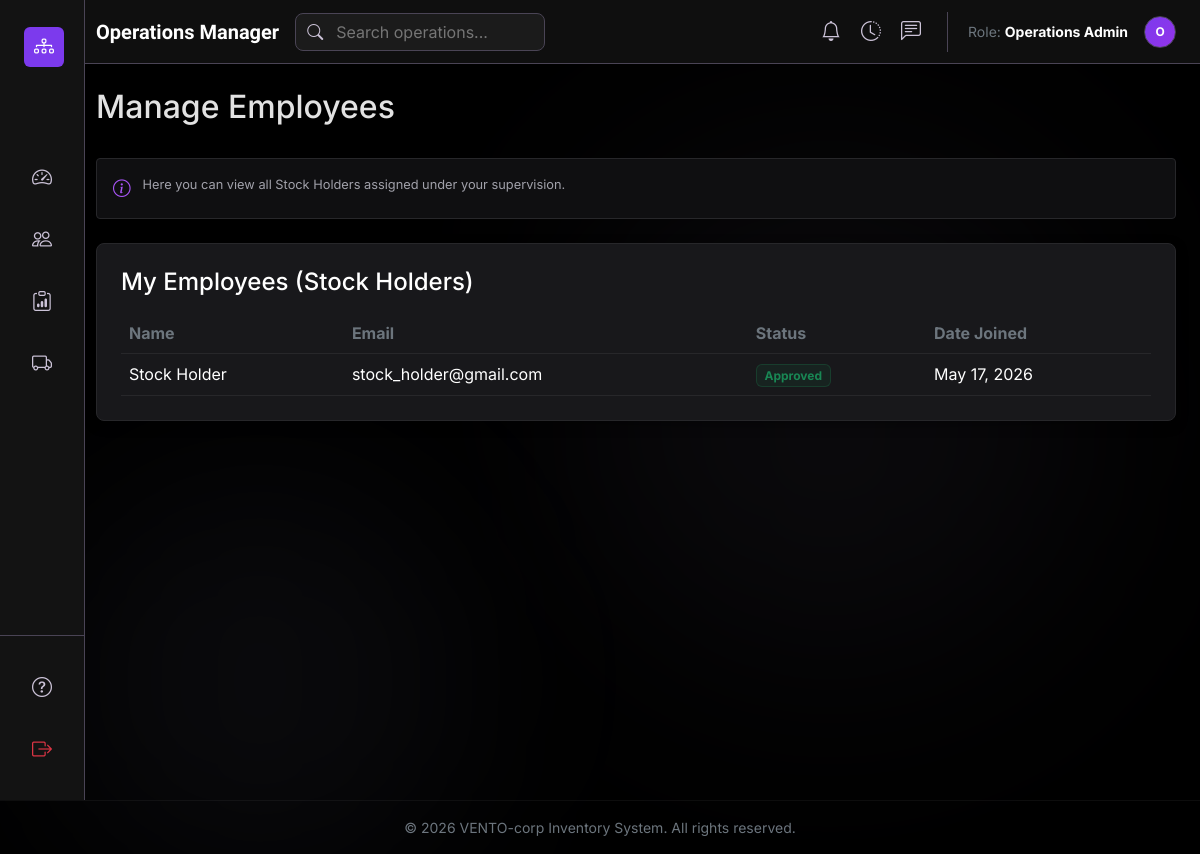
Page /public/admin/operations/employees.php (signed in) on the committed database.
### tables this page shows
CREATE TABLE `employees` (
  `id` int(11) NOT NULL,
  `first_name` varchar(50) NOT NULL,
  `last_name` varchar(50) NOT NULL,
  `email` varchar(100) NOT NULL,
  `password` varchar(255) NOT NULL,
  `role` enum('stock_holder','inventory_clerk','it_security') NOT NULL,
  `status` enum('pending','approved','rejected') DEFAULT 'pending',
  `application_file` varchar(255) DEFAULT NULL,
  `created_at` timestamp NOT NULL DEFAULT current_timestamp(),
  `updated_at` timestamp NOT NULL DEFAULT current_timestamp() ON UPDATE current_timestamp()
);

### public/admin/operations/employees.php (the view, shortened to what this page needs)
<?php
require_once '../../../config/db.php';
$emp_stmt = $pdo->prepare("SELECT first_name, last_name, email, status, created_at FROM employees WHERE role = 'stock_holder'");
$emp_stmt->execute();
$employees = $emp_stmt->fetchAll(PDO::FETCH_ASSOC);
require_once '../../../includes/operationManagerHeader.php';
?>
<div class="dashboard">
    <div class="d-flex justify-content-between align-items-center mb-4">
        <h2>Manage Employees</h2>
    </div>
    <div class="info-box mb-4">
        <i class="bi bi-info-circle"></i>
        <span>Here you can view all Stock Holders assigned under your supervision.</span>
    </div>
    <div class="card p-4 mt-4">
        <h4 class="mb-3 text-white">My Employees (Stock Holders)</h4>
        <div class="table-responsive">
            <table class="table table-dark table-hover mb-0">
                <thead>
                    <tr>
                        <th class="text-secondary">Name</th>
                        <th class="text-secondary">Email</th>
                        <th class="text-secondary">Status</th>
                        <th class="text-secondary">Date Joined</th>
                    </tr>
                </thead>
                <tbody>
                    <?php if (count($employees) > 0): ?>
                        <?php foreach ($employees as $emp): ?>
                            <tr>
                                <td><?php echo htmlspecialchars($emp['first_name'] . ' ' . $emp['last_name']); ?></td>
                                <td><?php echo htmlspecialchars($emp['email']); ?></td>
                                <td>
                                    <?php if ($emp['status'] === 'approved'): ?>
                                        <span class="badge text-success bg-success bg-opacity-10 border border-success border-opacity-25">Approved</span>
                                    <?php elseif ($emp['status'] === 'pending'): ?>
                                        <span class="badge text-warning bg-warning bg-opacity-10 border border-warning border-opacity-25">Pending</span>
                                    <?php else: ?>
                                        <span class="badge text-danger bg-danger bg-opacity-10 border border-danger border-opacity-25">Rejected</span>
                                    <?php endif; ?>
                                </td>
                                <td><?php echo date('M d, Y', strtotime($emp['created_at'])); ?></td>
                            </tr>
                        <?php endforeach; ?>
                    <?php else: ?>
                        <tr>
                            <td colspan="4" class="text-center text-secondary py-4">No employees found.</td>
                        </tr>
                    <?php endif; ?>
                </tbody>
            </table>
        </div>
    </div>
</div>
<?php
require_once '../../../includes/adminFooter.php';
?>

### includes/operationManagerHeader.php (style rules this page uses)
:root { --surface-dim: #131313; --surface-container-highest: #353535; --surface-container-low: #1b1b1b; --surface-container: #1f1f1f; --primary: #d2bbff; --primary-container: #7c3aed; --secondary: #c4c1fb; --secondary-container: #444173; --outline-variant: #4a4455; --on-surface: #e2e2e2; --on-surface-variant: #ccc3d8; }
body { font-family: 'Inter', sans-serif; background-color: #000000; color: var(--on-surface); overflow: hidden; }
.card, .stat-card { background-color: #18181b !important; border: 1px solid #27272a !important; border-radius: 8px; box-shadow: 0 4px 12px rgba(0, 0, 0, 0.35); }
.info-box { background-color: #0f0f11; border: 1px solid #27272a; border-radius: 4px; padding: 1rem; display: flex; gap: 0.75rem; font-size: 0.8rem; color: #a1a1aa; align-items: flex-start; margin-bottom: 1.5rem; }
.info-box i { color: #a855f7; font-size: 1.1rem; }
.table { color: var(--on-surface); }
.table-dark { --bs-table-bg: #18181b; --bs-table-border-color: #27272a; }

### rows in the picture
employees: first_name+last_name "Stock Holder", email "stock_holder@gmail.com", status "Approved", created_at "May 17, 2026"

### other values in the picture
str_replace('_', ' ', $_SESSION['role'] ?? $_SESSION['user_type']) "Operations Admin"
substr($_SESSION['first_name'] ?? 'U', 0, 1) "O"
